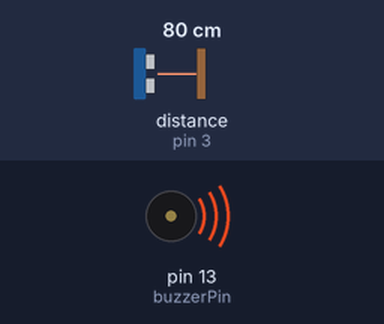
A sketch run on a simulated Arduino Uno, built with avr-gcc and run on an emulated ATmega328P. On the bench: buzzer (waves = sounding, pin HIGH). Wiring (inferred from the names in the program): ultrasonic range finder: trigger pin 4; echo pin 3. The test bench sets the inputs (shaded band); at power-on: distance to the obstacle (sensor on pin 3) 80 cm. The echo pulse lasts 58.3 µs per cm; pins used as bus, display or sensor lines are not drawn; what the sketch prints to the serial monitor is not drawn.

Above: at 0.1 s.
Timing chart, 0 to 1.6 s (numbered marks = the images above):
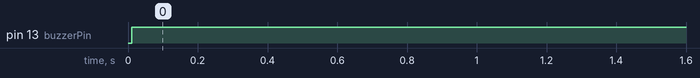

Measured:
- by itself, pin 13 (buzzerPin): LOW → HIGH at 0.01 s

The sketch:

Proximity-Alert-System.ino
```cpp
int tregPin =4;
int echoPin = 3;
float distance;
float timeInverval;
int buzzerPin = 13;
void setup() {
  // put your setup code here, to run once:
Serial.begin(9600);
pinMode(tregPin,OUTPUT);
pinMode(echoPin,INPUT);
pinMode(buzzerPin,OUTPUT);

}

void loop() {
  // put your main code here, to run repeatedly:
digitalWrite(tregPin,LOW);
delayMicroseconds(2);
digitalWrite(tregPin,HIGH);
delayMicroseconds(10);
digitalWrite(tregPin,LOW);
timeInverval = pulseIn(echoPin,HIGH);
distance = timeInverval *(0.000001)*(330);
if(distance > 0.30){
  analogWrite(buzzerPin,63.75);


}
if (distance <= 0.30 && distance >= 0.20){
    analogWrite(buzzerPin,127.5);

}
else{
      analogWrite(buzzerPin,255);

}
Serial.println("The distance from the Ultra sound sensor is "+String(distance)+ " m");


}
```
